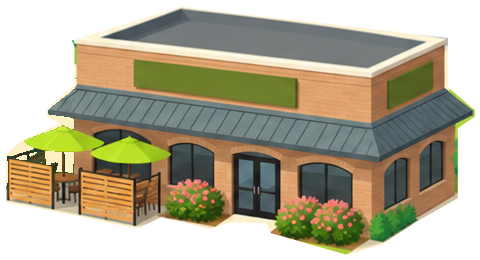
#> input picture art/sources/overworld-fix/bread-co-building-drawn.png, 480 x 260 px
$ python bread-co-sign.py
#> lines starting #> are read from the running program, lines starting #| are printed output that depends on the picture; after the words box and inside, x2 and y2 are one past the last pixel; in counts of white or black regions, pixels touching at a corner belong together
#!/usr/bin/env python3
"""The overworld Bread Co.'s parapet and sign, by construction (Joe, 2026-10-01).

Codex drew the building with a low parapet and a blank olive panel (art/sources/overworld-fix/bread-co-building-drawn.png,
round twenty's attempt a cut out along its outline). The real logo Joe supplied (bread-co-logo.webp, Panera's trademark,
shown as the client's own sign) is far less wide than that panel, so the parapet is raised to take it: every column of
the drawing is split at the canopy's top edge, RAISE rows of the wall's own brick are let in there, and the roof and its
pale coping ride up whole. The olive panels are painted out in brick, and the logo's script, mark and oval, cropped from
their panel, go on a sage board set into the front wall between the coping and the canopy, sheared to the wall's slope.

    python3 scripts/art/overworld/bread-co-sign.py     # writes art/sources/overworld-fix/bread-co-building.png

and prints the decal's height and centre for decals.json, the drawing's foot staying where round twenty put it. Last, the
drawing's cream outline takes the colour of the ground under it, read from the native master, so run it after a round
that changes the ground there. Then scripts/art/overworld/install-master.sh. All measures are the drawing's own px (480 x 260, 6.99 a native px).
"""
from pathlib import Path
from PIL import Image, ImageDraw, ImageFilter

FIX = Path(__file__).resolve().parents[3] / 'art/sources/overworld-fix'
RAISE = 34
CORNER = 372  # the front wall meets the side wall here
SAGE, RIM = (202, 205, 186), (160, 166, 142)
BOARD = {'cx': 224, 'w': 236, 'h': 62}
# Decals.json's placement of the drawing before it was raised: its height and centre in native px.
WAS = {'height': 37.18, 'center': (393.46, 497.16)}

# Measured on the drawing: the canopy's top edge and the coping's foot, under the front wall and under the side wall.
canopy = lambda x: 85 + 0.131 * (x - 80) if x <= CORNER else 123 - 0.483 * (x - CORNER)
coping = lambda x: 43 + 0.114 * (x - 80) if x <= CORNER else 72 - 0.45 * (x - CORNER)

src = Image.open(FIX / 'bread-co-building-drawn.png').convert('RGBA')
#> src is the input picture: PIL image 480x260 RGBA; mean R, G, B, A 153, 153.1, 107.8, 172.8
W, H = src.size
#> W = 480; H = 260
px = src.load()

# The wall's brick by column: the mean of the five rows under the coping, clear of the panels, smoothed along the wall so
# that a column's own noise doesn't draw a stripe down the rows let in.
def brick_of(x):
#> called with x = 76
	rows = [px[x, round(coping(x)) + d] for d in range(3, 8)]
#> rows = [(135, 155, 80, 251), (165, 166, 83, 251), (183, 178, 83, 251), (178, 177, 80, 251), (174, 179, 81, 251)]
	return tuple(sum(p[i] for p in rows) / len(rows) for i in range(3))
raw = {x: brick_of(x) for x in range(76, CORNER + 1)}
#> raw = 297 items
# The side wall is in shade and its panel leaves little brick: one tone for all of it, read beside the corner.
side = [px[x, y] for x in range(CORNER + 3, CORNER + 9) for y in range(round(coping(x)) + 8, round(canopy(x)) - 4)]
#> side = 234 items, first 6: (155, 105, 70, 255), (155, 105, 71, 255), (155, 106, 72, 255), (156, 106, 73, 255), (150, 100, 68, 255), (142, 94, 60, 255)
raw.update({x: tuple(sum(p[i] for p in side) / len(side) for i in range(3)) for x in range(CORNER + 1, 448)})
def brick(x):
	near = [raw[n] for n in range(x - 6, x + 7) if n in raw and (n <= CORNER) == (x <= CORNER)]
	return tuple(round(sum(p[i] for p in near) / len(near)) for i in range(3)) + (255,)

# The olive panels, grown by two px to take their rims, become that brick.
olive = Image.new('L', (W, H), 0)
#> olive: PIL image 480x260 L; every value is 0
for x in range(76, 448):
	for y in range(round(coping(x)) + 2, round(canopy(x))):
		r, g, b, a = px[x, y]
		if a > 128 and g > r + 5 and b < 100: olive.putpixel((x, y), 255)
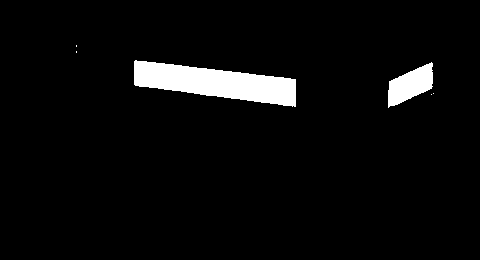
#> olive: PIL image 480x260 L; 4.4% white; 6 white regions (4 under 20 px), largest, box (x1, y1, x2, y2) and area: (134, 60, 296, 107) 4338, (388, 62, 433, 108) 1189
olive = olive.filter(ImageFilter.MaxFilter(5)).load()
for x in range(76, 448):
	fill = brick(x)
	for y in range(round(coping(x)) + 2, round(canopy(x)) - 1):
		if olive[x, y]: px[x, y] = fill
#> this loop made 372 passes
#> fill on passes 1 to 3: (211, 159, 102, 255), (212, 159, 103, 255), (213, 159, 103, 255)

# Raise the parapet: under a wall the new rows are its brick; elsewhere they are empty sky.
out = Image.new('RGBA', (W, H + RAISE), (0, 0, 0, 0))
#> out: PIL image 480x294 RGBA; every value is 0
for x in range(W):
	wall = 76 <= x < 448
	split = round(canopy(x)) - 1 if wall else 0
	col = src.crop((x, 0, x + 1, H))
	out.paste(col.crop((0, 0, 1, split)), (x, 0))
	if wall: ImageDraw.Draw(out).line([(x, split), (x, split + RAISE - 1)], fill=brick(x) if 80 <= x < 444 else px[x, split - 2])
	out.paste(col.crop((0, split, 1, H)), (x, split + RAISE))
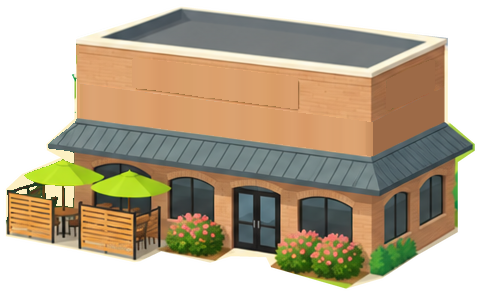
#> out: PIL image 480x294 RGBA; mean R, G, B, A 158.3, 150.2, 107.2, 175.6; transparent parts drawn white

# The sign: the logo's content on a sage board with a darker rim, drawn upright at four times the size and sheared.
#> (the run stopped early here; a loop or call above may not have finished)
